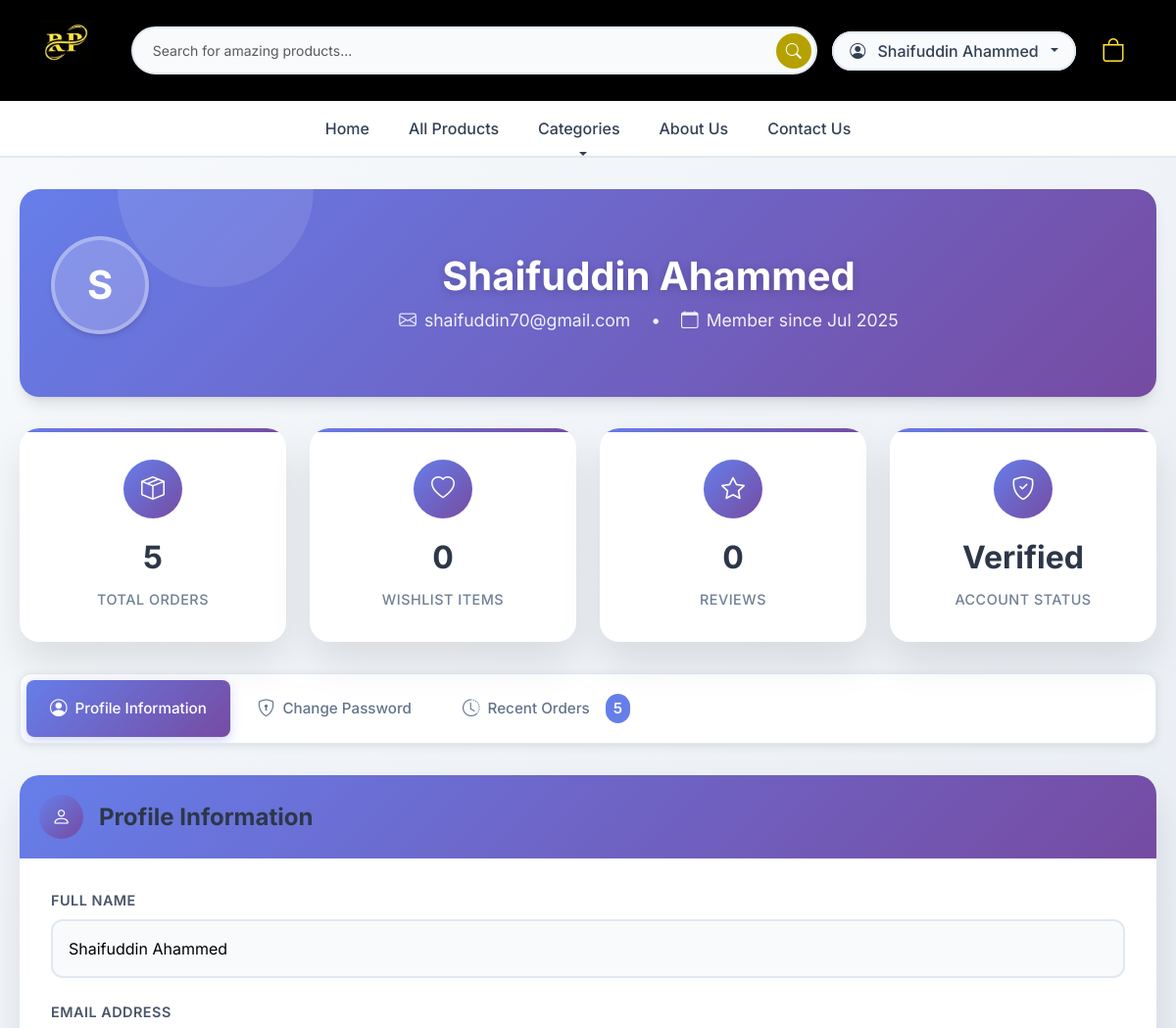
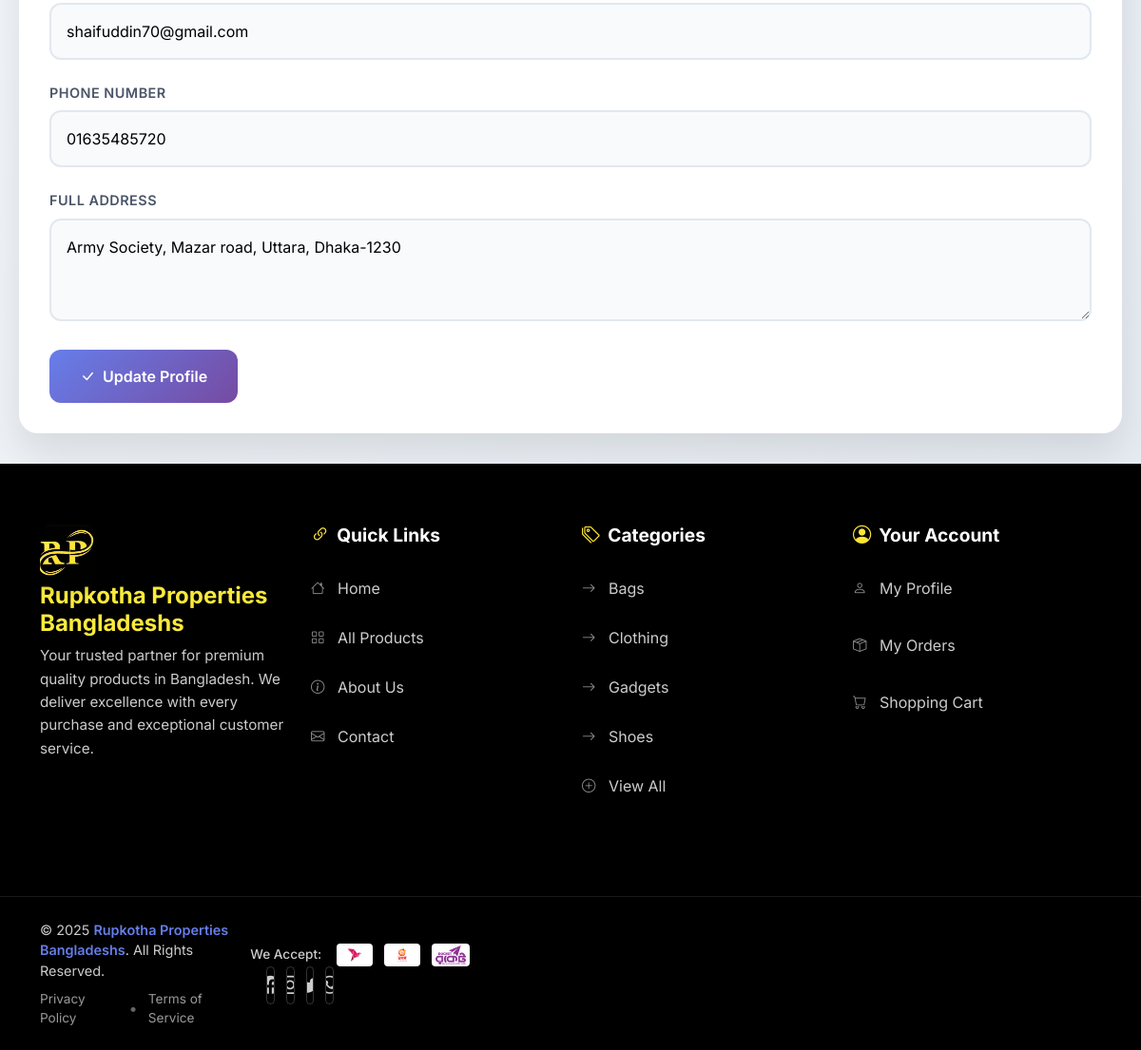
Screenshot of /profile (signed in) with the database file from the repository (2 pictures, top to bottom).
### tables this page shows
CREATE TABLE `settings` (
  `id` int NOT NULL,
  `company_name` varchar(255) DEFAULT NULL,
  `logo` varchar(255) DEFAULT NULL,
  `phone` varchar(20) DEFAULT NULL,
  `email` varchar(255) DEFAULT NULL,
  `address` text,
  `facebook` varchar(255) DEFAULT NULL,
  `instagram` varchar(255) DEFAULT NULL,
  `twitter` varchar(255) DEFAULT NULL,
  `shipping_fee_dhaka` decimal(10,2) NOT NULL DEFAULT '60.00',
  `shipping_fee_outside` decimal(10,2) NOT NULL DEFAULT '120.00',
  `bkash_number` varchar(20) DEFAULT NULL,
  `nagad_number` varchar(20) DEFAULT NULL,
  `rocket_number` varchar(20) DEFAULT NULL,
  `updated_at` timestamp NOT NULL DEFAULT CURRENT_TIMESTAMP ON UPDATE CURRENT_TIMESTAMP
);

CREATE TABLE `users` (
  `id` int NOT NULL,
  `username` varchar(50) DEFAULT NULL,
  `email` varchar(100) DEFAULT NULL,
  `password` varchar(255) DEFAULT NULL,
  `phone` varchar(20) DEFAULT NULL,
  `address` text,
  `created_at` timestamp NOT NULL DEFAULT CURRENT_TIMESTAMP
);

CREATE TABLE `categories` (
  `id` int NOT NULL,
  `name` varchar(100) DEFAULT NULL,
  `created_at` timestamp NOT NULL DEFAULT CURRENT_TIMESTAMP,
  `updated_at` timestamp NOT NULL DEFAULT CURRENT_TIMESTAMP ON UPDATE CURRENT_TIMESTAMP
);

### profile.php (the view, shortened to what the rows shown need)
<?php
require_once 'includes/db.php';
require_once 'includes/functions.php';
$user_id = $_SESSION['user_id'];
$stmt = $pdo->prepare("SELECT * FROM users WHERE id = ?");
$stmt->execute([$user_id]);
$user = $stmt->fetch();
include 'includes/header.php';
?>
<main class="profile-container">
    <div class="profile-header">
        <div class="row align-items-center">
            <div class="col-md-auto">
                <div class="profile-avatar">
                    <?= strtoupper(substr($user['username'], 0, 1)) ?>
                </div>
            </div>
            <div class="col-md">
                <div class="profile-info">
                    <h1><?= esc_html($user['username']) ?></h1>
                    <div class="profile-meta">
                        <i class="bi bi-envelope me-2"></i><?= esc_html($user['email']) ?>
                        <span class="mx-3">•</span>
                        <i class="bi bi-calendar me-2"></i>Member since <?= format_date($user['created_at'], 'M Y') ?>
                    </div>
                </div>
            </div>
        </div>
    </div>
    <div class="tab-content-container">
        <div class="tab-content active" id="profile-tab">
            <div class="modern-card">
                <div class="card-body-modern">
                    <form method="post" id="profileForm">
                        <div class="form-group-modern">
                            <label for="username" class="form-label-modern">Full Name</label>
                            <input type="text" id="username" name="username" class="form-control-modern"
                                value="<?= esc_html($user['username']) ?>" required>
                        </div>
                        <div class="form-group-modern">
                            <label for="email" class="form-label-modern">Email Address</label>
                            <input type="email" id="email" name="email" class="form-control-modern"
                                value="<?= esc_html($user['email']) ?>" required>
                        </div>
                        <div class="form-group-modern">
                            <label for="phone" class="form-label-modern">Phone Number</label>
                            <input type="tel" id="phone" name="phone" class="form-control-modern"
                                value="<?= esc_html($user['phone']) ?>" required>
                        </div>
                        <div class="form-group-modern">
                            <label for="address" class="form-label-modern">Full Address</label>
                            <textarea id="address" name="address" class="form-control-modern" rows="3" required><?= esc_html($user['address']) ?></textarea>
                        </div>
                    </form>
                </div>
            </div>
        </div>
    </div>
</main>
<?php include 'includes/footer.php'; ?>

### includes/header.php (shortened to what the rows shown need)
<?php
require_once __DIR__ . '/db.php';
require_once __DIR__ . '/functions.php';
$settings_stmt = $pdo->query("SELECT * FROM settings LIMIT 1");
$settings = $settings_stmt->fetch(PDO::FETCH_ASSOC) ?: [];
$companyName = $settings['company_name'] ?? 'Rupkotha';
$companyLogo = !empty($settings['logo']) ? 'admin/assets/uploads/' . esc_html($settings['logo']) : 'assets/images/default-logo.png';
$categories_stmt = $pdo->query("SELECT id, name FROM categories ORDER BY name");
$categories = $categories_stmt->fetchAll(PDO::FETCH_ASSOC);
?>
<!doctype html>
<html lang="en">
<head>
    <link href="https://cdn.jsdelivr.net/npm/bootstrap@5.3.2/dist/css/bootstrap.min.css" rel="stylesheet">
    <link rel="stylesheet" href="https://cdn.jsdelivr.net/npm/bootstrap-icons@1.11.3/font/bootstrap-icons.min.css">
    <link rel="stylesheet" href="assets/css/style.css">
    <link rel="stylesheet" href="assets/css/custom.css">
    <link rel="stylesheet" href="assets/css/updated-css.css">
</head>
<body>
    <header class="custom-header">
        <nav class="navbar navbar-expand-lg">
            <div class="container py-2">
                <a class="navbar-brand me-lg-4" href="index">
                    <img src="<?= esc_html($companyLogo) ?>" alt="<?= esc_html($companyName) ?> Logo" class="brand-logo">
                </a>
            </div>
        </nav>
    </header>

### includes/footer.php (shortened to what the rows shown need)
<footer class="modern-footer">
    <div class="footer-main">
        <div class="container">
            <div class="row">
                <div class="col-lg-3 col-md-6 footer-column">
                    <div class="footer-brand">
                        <div class="brand-logo">
                            <img src="assets/images/logo.jpg" alt="<?= esc_html($settings['company_name'] ?? 'Rupkotha') ?>" class="footer-logo">
                        </div>
                        <h3 class="brand-name"><?= esc_html($settings['company_name'] ?? 'Rupkotha Properties Bangladesh') ?></h3>
                        <p class="brand-description">
                            Your trusted partner for premium quality products in Bangladesh. We deliver excellence with every purchase and exceptional customer service.
                        </p>
                    </div>
                </div>
                <div class="col-lg-3 col-md-6 footer-column">
                    <div class="footer-widget">
                        <ul class="footer-links">
                            <?php foreach ($categories as $cat): ?>
                                <li><a href="category?id=<?= $cat['id'] ?>"><i class="bi bi-arrow-right"></i><?= esc_html($cat['name']) ?></a></li>
                            <?php endforeach; ?>
                        </ul>
                    </div>
                </div>
            </div>
        </div>
    </div>
    <div class="footer-bottom">
        <div class="container">
            <div class="footer-bottom-content">
                <div class="row align-items-center">
                    <div class="col-lg-4 col-md-6">
                        <div class="copyright">
                            <p>&copy; <?= date('Y') ?> <span class="brand-highlight"><?= esc_html($settings['company_name'] ?? 'Rupkotha') ?></span>. All Rights Reserved.</p>
                        </div>
                    </div>
                </div>
            </div>
        </div>
    </div>
</footer>
</body>
</html>

### rows the page displays
settings: logo (picture), company_name "Rupkotha Properties Bangladeshs"
users: username "S", username "Shaifuddin Ahammed", email "shaifuddin70@gmail.com", created_at "Jul 2025", phone "01635485720", address "Army Society, Mazar road, Uttara, Dhaka-1230"
categories: name "Bags"
categories: name "Clothing"
categories: name "Gadgets"
categories: name "Shoes"

### other values shown
$_SESSION['user_name'] "Shaifuddin Ahammed"
$total_orders "5"
count($recent_orders) "5"
